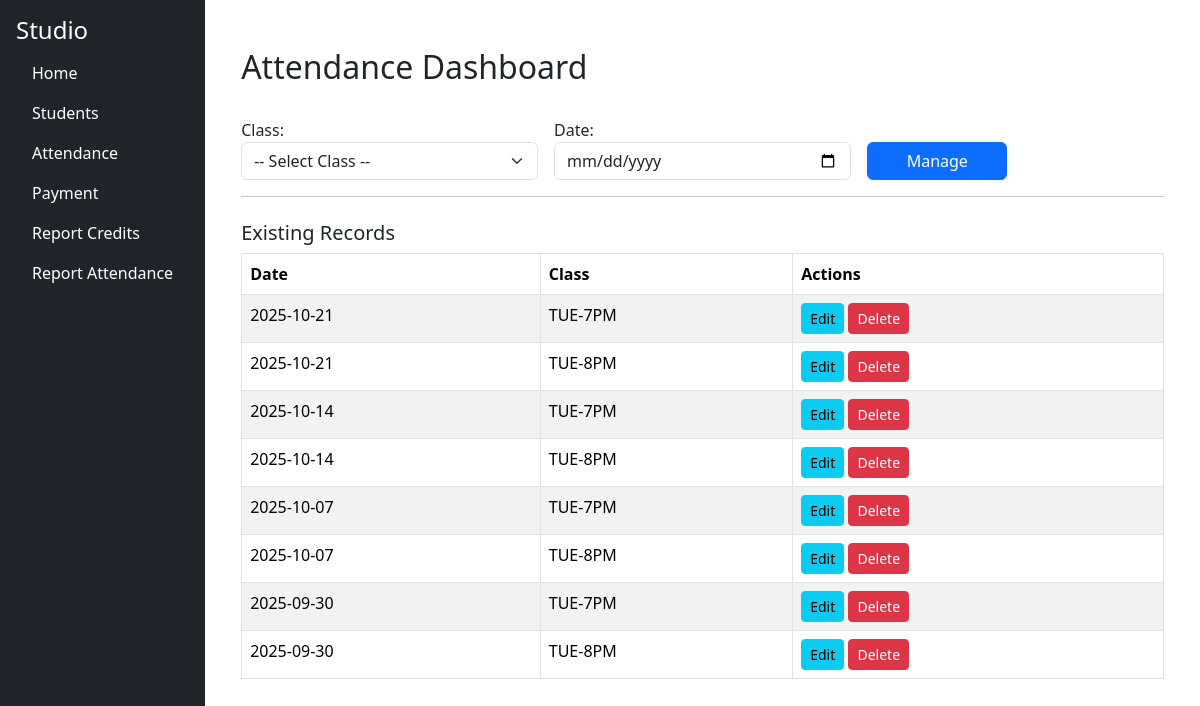
The app's page /attendance/attendance with its own data.
### tables this page shows
CREATE TABLE class_names (
        id INTEGER PRIMARY KEY AUTOINCREMENT,
        name TEXT UNIQUE NOT NULL
    );

### studio/attendance/routes/attendance_routes.py (the view)
@attendance_bp.route("/attendance", methods=["GET", "POST"])
def attendance_dashboard():
    conn = get_connection()
    cur = conn.cursor()
    cur.execute("SELECT id, name FROM class_names ORDER BY name")
    classes = cur.fetchall()
    cur.execute("SELECT DISTINCT attendance_date FROM attendance ORDER BY attendance_date DESC")
    dates = [row[0] for row in cur.fetchall()]
    conn.close()
    return render_template("attendance_list.html", classes=classes, dates=dates)

### studio/db/db.py (called while the page is built)
def get_connection():
    conn = sqlite3.connect(DB_PATH)
    conn.row_factory = sqlite3.Row
    return conn

### studio/attendance/templates/attendance_list.html (shortened to what this page needs)
{% extends "base.html" %}
{% block content %}
<div class="container mt-4">
  <h2>Attendance Dashboard</h2>
  <form method="get" action="{{ url_for('attendance_bp.manage_attendance') }}" class="row g-3 mt-3">
    <div class="col-md-4">
      <label>Class:</label>
      <select name="class_id" class="form-select" required>
        <option value="">-- Select Class --</option>
      </select>
    </div>
    <div class="col-md-4">
      <label>Date:</label>
      <input type="date" name="attendance_date" class="form-control" required>
    </div>
    <div class="col-md-2 align-self-end">
      <button type="submit" class="btn btn-primary w-100">Manage</button>
    </div>
  </form>
  <hr>
  <h5 class="mt-4">Existing Records</h5>
  <table id="attendanceTable" class="table table-bordered table-striped">
    <thead>
      <tr>
        <th>Date</th>
        <th>Class</th>
        <th>Actions</th>
      </tr>
    </thead>
    <tbody>
      {% for d in dates %}
      {% for c in classes %}
      <tr>
        <td>{{ d }}</td>
        <td>{{ c[1] }}</td>
        <td>
          <a href="{{ url_for('attendance_bp.manage_attendance', class_id=c[0], attendance_date=d) }}" class="btn btn-sm btn-info">Edit</a>
          <form method="post" action="{{ url_for('attendance_bp.delete_attendance') }}" style="display:inline;">
            <button type="submit" class="btn btn-sm btn-danger">Delete</button>
          </form>
        </td>
      </tr>
      {% endfor %}
      {% endfor %}
    </tbody>
  </table>
</div>
{% endblock %}

### records on screen
class_names: d "2025-10-21", name "TUE-7PM", d "2025-10-14", d "2025-10-07", d "2025-09-30"
class_names: d "2025-10-21", name "TUE-8PM", d "2025-10-14", d "2025-10-07", d "2025-09-30"
